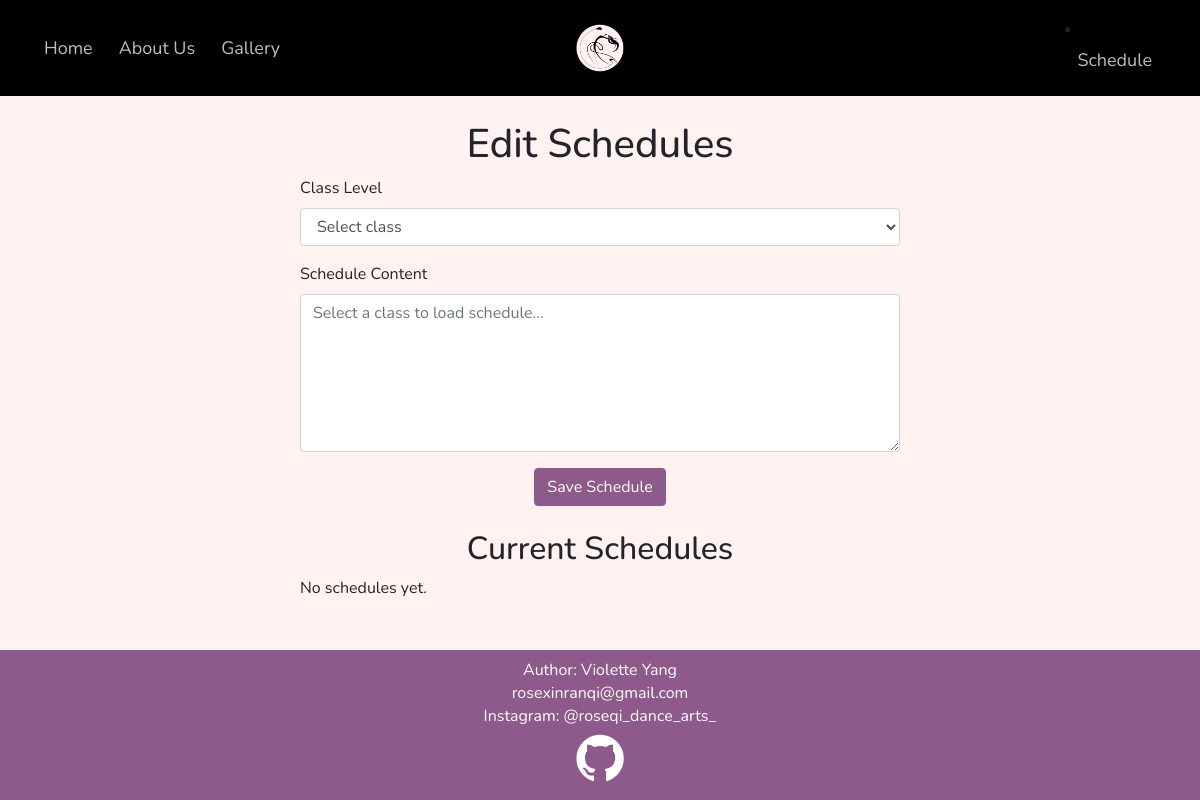
/edit_schedule, run on an earlier commit of the app's database.
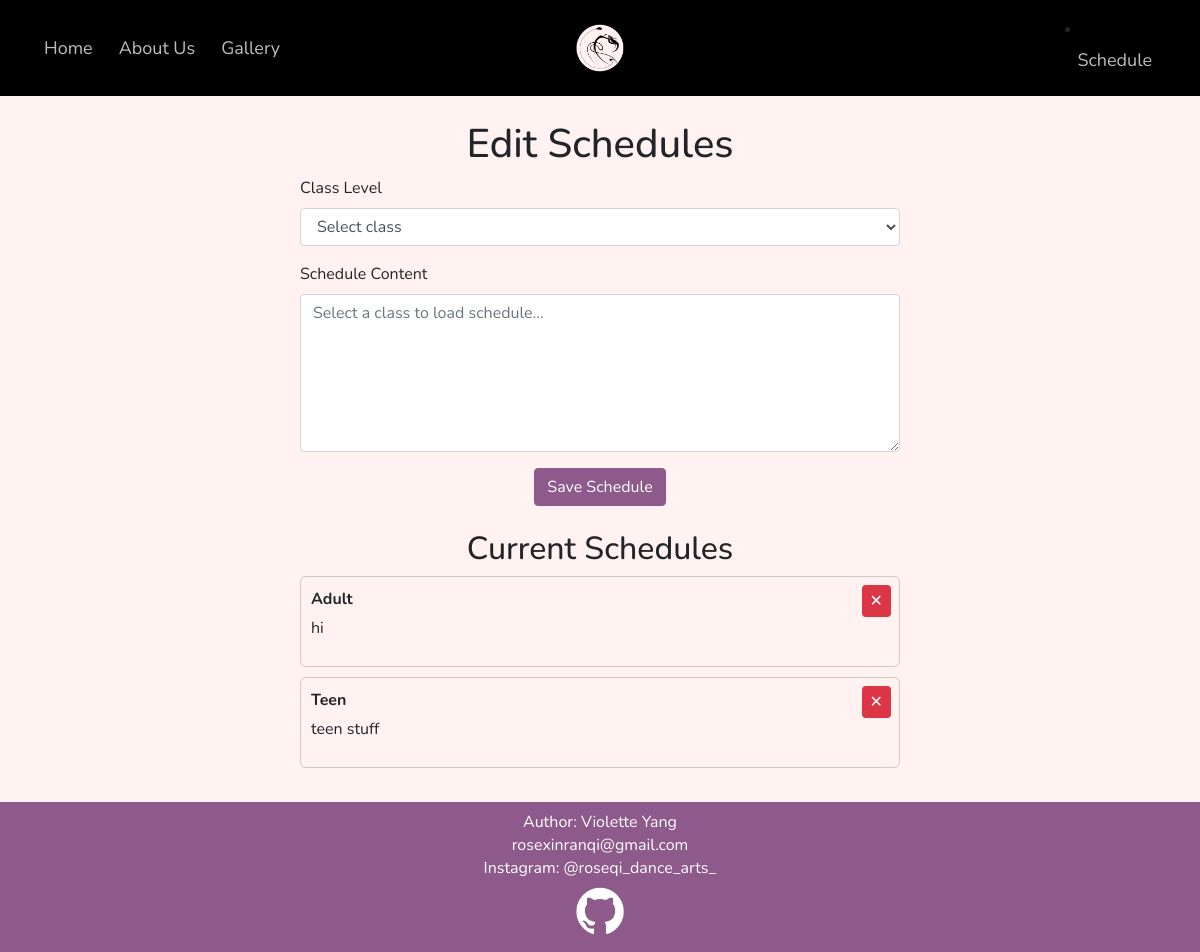
And on a later commit of the database.
### website/models.py (models this page shows)
class Schedule(db.Model):
   id = db.Column(db.Integer, primary_key=True)
   class_level = db.Column(db.String(50))
   content = db.Column(db.Text)

### website/auth.py (the view, shortened to what this page needs)
@auth.route("/edit_schedule", methods=["GET", "POST"])
def edit_schedule():
    schedules = Schedule.query.all()
    schedules_json = [
        {"id": s.id, "class_level": s.class_level, "content": s.content}
        for s in schedules
    ]
    return render_template("edit_schedule.html", schedules=schedules, schedules_json=schedules_json, user=current_user)

### website/templates/edit_schedule.html (shortened to what this page needs)
{% extends "base.html" %}
{% block content %} <br>
<h1 align="center">Edit Schedules</h1>
<form method="POST" style="max-width: 600px; margin: auto;">
    <div class="form-group">
        <label for="class_level">Class Level</label>
        <select name="class_level" id="class_level" class="form-control" required onchange="loadSchedule()">
            <option value="">Select class</option>
        </select>
    </div>
    <div class="form-group">
        <label for="content">Schedule Content</label>
        <textarea
            name="content"
            id="content"
            class="form-control"
            rows="6"
            placeholder="Select a class to load schedule..."
            required></textarea>
    </div>
    <div style="text-align: center;">
        <button type="submit" class="btn btn-primary" style="background-color: #8E5A8C; border-color: #8E5A8C">
            Save Schedule
        </button>
    </div>
</form>
<br>
<h2 align="center">Current Schedules</h2>
<div style="max-width: 600px; margin: auto;">
    {% for schedule in schedules %}
        <div style="border: 1px solid #ccc; padding: 10px; margin-bottom: 10px; border-radius: 6px; position: relative;">
            <form method="POST" action="{{ url_for('auth.delete_schedule', id=schedule.id) }}"
                  onsubmit="return confirm('Delete this schedule?')"
                  style="position: absolute; top: 8px; right: 8px;">
                <button type="submit"
                        style="background-color: #dc3545; color: white; border: none; padding: 4px 8px; border-radius: 4px;">
                    ✕
                </button>
            </form>
            <strong>{{ schedule.class_level }}</strong>
            <p style="white-space: pre-wrap; margin-top: 5px;">{{ schedule.content }}</p>
        </div>
    {% else %}
        <p>No schedules yet.</p>
    {% endfor %}
</div>
<br>
{% endblock %}

### website/templates/base.html (shortened to what this page needs)
<!DOCTYPE html>
<html>
  <head>
    <link
      rel="stylesheet"
      href="https://stackpath.bootstrapcdn.com/bootstrap/4.4.1/css/bootstrap.min.css"
    />
    <link
      rel="stylesheet"
      href="https://stackpath.bootstrapcdn.com/font-awesome/4.7.0/css/font-awesome.min.css"
    />
  </head>
  <body>
    <nav class="navbar navbar-expand-lg navbar-dark custom-navbar" style="background-color: black;">
      <div class="collapse navbar-collapse" id="navbar">
          <ul class="navbar-nav mr-auto">
            <li class="nav-item">
              <a class="nav-link" href="/">Home</a>
            </li>
            <li class="nav-item dropdown desktop-only">
              <a class="nav-link" href="/about-us">About Us</a>
            </li>
            <li class="nav-item">
              <a class="nav-link" href="/gallery">Gallery</a>
            </li>
          </ul>
          <div class="navbar-center d-none d-lg-block">
            <img src="{{ url_for('static', filename='images/logo_pink_bg.png') }}"
                 alt="logo"
                 style="height: 50px;">
          </div>
          <li class="nav-item">
              <a class="nav-link" href="/schedule">Schedule</a>
          </li>
        </div>
    </nav>
    <div class="container">{% block content %} {% endblock %}</div>
    <footer>
      <div class="footer-content">
        <p>Author: Violette Yang</p>
        <p><a href="mailto:rosexinranqi@gmail.com">rosexinranqi@gmail.com</a></p>
        <p><a href="https://www.instagram.com/roseqi_dance_arts_/">Instagram: @roseqi_dance_arts_</a></p>
        <a href="https://github.com/violetteyang5331/RQDA-Website-Violette" target="_blank">
        <img src="{{ url_for('static', filename='images/github_white.png') }}"
             alt="Github"
             style="height: 60px;">
        </a>
      </div>
    </footer>
  </body>
</html>

### website/templates/base.html (style rules this page uses)
html, body { height: 100%; }
body { display: flex; flex-direction: column; background-color: #FFF2F0 !important; font-family: "Nunito", sans-serif !important; }
footer { background-color: #8E5A8C; color: white; display: flex; justify-content: center; align-items: center; min-height: 150px; text-align: center; }
.footer-content { display: flex; flex-direction: column; justify-content: center; gap: 2px; transform: translateY(10px); }
.footer-content p { margin: 0; line-height: 1.3; }
footer p { margin: 0; }
footer a { color: white; text-decoration: none; transition: all 0.2s ease; }
footer a img { padding: 5px 0; }
.custom-navbar { min-height: 80px; display:flex; padding: 0; flex-shrink: 0; }
.container { flex: 1; }
@media (min-width: 992px) { .navbar-center { position: absolute; left: 50%; transform: translateX(-50%); } }
@media (min-width: 992px) { .navbar-collapse { position: relative; display: flex; align-items: center; min-height: 80px; padding-left: 20px; padding-right: 20px; } }
@media (min-width: 992px) { .navbar-nav { gap: 10px; } }
@media (min-width: 992px) { .navbar .nav-link { color: #C2BCBC !important; transition: all 0.2s ease; border-radius: 6px; padding: 6px 12px; font-size: 18px; } }
@media (min-width: 992px) { .navbar .dropdown { position: relative; } }

What changed in the data, as far as the page shows it:
added Schedule: class_level "Adult", content "hi"
added Schedule: class_level "Teen", content "teen stuff"
Also different on the page:
text no longer shown: "No schedules yet."
